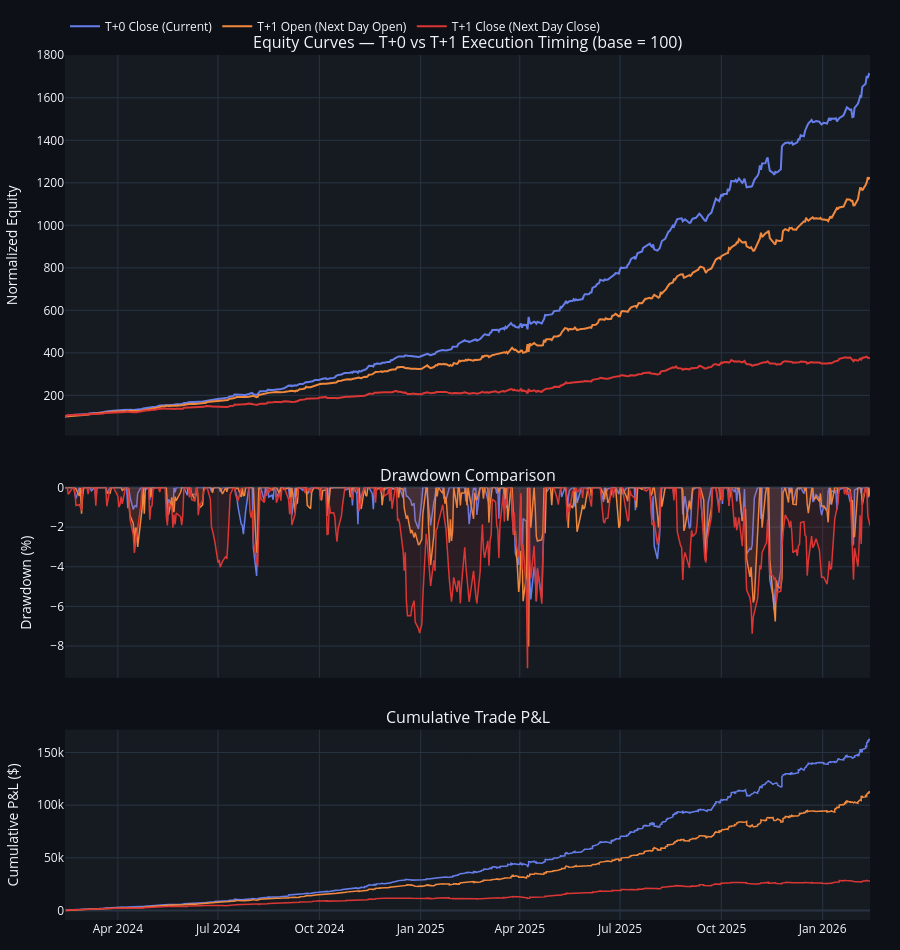

Write notebook code for a chart like this one.
### Markdown cell above
## T+1 Execution Bias — 3-Way Comparison

Side-by-side metrics table + overlaid equity curves across all 3 execution timing scenarios. Quantifies how much alpha erodes under realistic T+1 execution constraints.

### Code cell
# ============================================================================
# 3-WAY SCENARIO COMPARISON: T+0 Close vs T+1 Open vs T+1 Close
# ============================================================================
import plotly.graph_objects as go
from plotly.subplots import make_subplots
import numpy as np

# ── Color scheme ──
SCENARIO_COLORS = {
    'T+0 Close': '#667eea',    # Blue (baseline)
    'T+1 Open':  '#f0883e',    # Orange
    'T+1 Close': '#da3633',    # Red
}
SCENARIO_LABELS = {
    'T+0 Close': 'T+0 Close (Current)',
    'T+1 Open':  'T+1 Open (Next Day Open)',
    'T+1 Close': 'T+1 Close (Next Day Close)',
}

def _cagr(eq_curve):
    """Compute CAGR from equity curve."""
    if eq_curve is None or len(eq_curve) < 2:
        return 0.0
    years = (eq_curve.index[-1] - eq_curve.index[0]).days / 365.25
    if years <= 0:
        return 0.0
    return ((eq_curve.iloc[-1] / eq_curve.iloc[0]) ** (1 / years) - 1) * 100

assert len(scenario_results) == 3, (
    f"Expected 3 scenarios, got {len(scenario_results)}. "
    "Run all 3 scenario cells above first."
)

baseline  = scenario_results['T+0 Close']
t1_open   = scenario_results['T+1 Open']
t1_close  = scenario_results['T+1 Close']

# ════════════════════════════════════════════════════════════════════════
# METRICS TABLE
# ════════════════════════════════════════════════════════════════════════
print("=" * 100)
print("  T+1 EXECUTION BIAS ANALYSIS — 3-Way Scenario Comparison")
print("=" * 100)

header = f"\n  {'Metric':<22s} {'T+0 Close':>14s} {'T+1 Open':>14s} {'T+1 Close':>14s} {'Δ T+1 Open':>12s} {'Δ T+1 Close':>12s}"
print(header)
print("  " + "─" * 96)

rows = [
    ('Total Return (%)',  'total_return_pct',  '{:>13.1f}%'),
    ('Sharpe Ratio',      'sharpe_ratio',      '{:>14.2f}'),
    ('Max Drawdown (%)',  'max_drawdown_pct',  '{:>13.1f}%'),
    ('Win Rate (%)',      'win_rate',          '{:>13.1f}%'),
    ('Total Trades',      'total_trades',      '{:>14d}'),
    ('Final Equity ($)',  'final_equity',      '${:>12,.0f}'),
]

for label, key, fmt in rows:
    v0 = baseline[key]
    v1 = t1_open[key]
    v2 = t1_close[key]
    d1 = v1 - v0
    d2 = v2 - v0

    if isinstance(v0, int):
        line = f"  {label:<22s} {v0:>14d} {v1:>14d} {v2:>14d} {d1:>+12d} {d2:>+12d}"
    elif 'Equity' in label:
        line = f"  {label:<22s} ${v0:>12,.0f} ${v1:>12,.0f} ${v2:>12,.0f} ${d1:>+10,.0f} ${d2:>+10,.0f}"
    elif '%' in fmt:
        line = f"  {label:<22s} {v0:>13.1f}% {v1:>13.1f}% {v2:>13.1f}% {d1:>+11.1f}% {d2:>+11.1f}%"
    else:
        line = f"  {label:<22s} {v0:>14.2f} {v1:>14.2f} {v2:>14.2f} {d1:>+12.2f} {d2:>+12.2f}"
    print(line)

# CAGR row
cagr_0 = _cagr(baseline.get('equity_curve'))
cagr_1 = _cagr(t1_open.get('equity_curve'))
cagr_2 = _cagr(t1_close.get('equity_curve'))
print(f"  {'CAGR (%)':<22s} {cagr_0:>13.1f}% {cagr_1:>13.1f}% {cagr_2:>13.1f}% {cagr_1 - cagr_0:>+11.1f}% {cagr_2 - cagr_0:>+11.1f}%")

# ════════════════════════════════════════════════════════════════════════
# BIAS ASSESSMENT
# ════════════════════════════════════════════════════════════════════════
sharpe_0 = baseline['sharpe_ratio']
sharpe_1 = t1_open['sharpe_ratio']
sharpe_2 = t1_close['sharpe_ratio']

decay_open  = (1 - sharpe_1 / sharpe_0) * 100 if sharpe_0 != 0 else 0
decay_close = (1 - sharpe_2 / sharpe_0) * 100 if sharpe_0 != 0 else 0

print(f"\n  {'─' * 96}")
print(f"  BIAS ASSESSMENT")
print(f"  {'─' * 96}")
print(f"  Sharpe decay (T+0 → T+1 Open):  {decay_open:+.1f}%  ({sharpe_0:.2f} → {sharpe_1:.2f})")
print(f"  Sharpe decay (T+0 → T+1 Close): {decay_close:+.1f}%  ({sharpe_0:.2f} → {sharpe_2:.2f})")

if sharpe_1 > 2.0 and sharpe_2 > 1.5:
    verdict = "✅ STRONG — Strategy survives T+1 execution with solid alpha"
elif sharpe_1 > 1.0:
    verdict = "⚠️  MODERATE — Meaningful alpha erosion but strategy remains viable"
elif sharpe_1 > 0:
    verdict = "🟡 MARGINAL — Strategy barely survives T+1 delay"
else:
    verdict = "❌ FAIL — Alpha fully explained by T+0 look-ahead bias"
print(f"\n  Verdict: {verdict}")

print(f"\n  📌 VM Context: Executes at 3:55 PM ET (5 min before close)")
print(f"     → Real-world fill is between T+0 Close and T+1 Open")
print(f"     → Expected Sharpe range: {sharpe_1:.2f} (T+1 Open) to {sharpe_0:.2f} (T+0 Close)")

# ════════════════════════════════════════════════════════════════════════
# 3-PANEL VISUALIZATION
# ════════════════════════════════════════════════════════════════════════
fig = make_subplots(
    rows=3, cols=1, shared_xaxes=True,
    row_heights=[0.50, 0.25, 0.25],
    vertical_spacing=0.06,
    subplot_titles=[
        'Equity Curves — T+0 vs T+1 Execution Timing (base = 100)',
        'Drawdown Comparison',
        'Cumulative Trade P&L',
    ],
)

# Panel 1 — Normalized equity curves
for name in ['T+0 Close', 'T+1 Open', 'T+1 Close']:
    eq = scenario_results[name].get('equity_curve')
    if eq is not None and len(eq) > 0:
        eq_norm = eq / eq.iloc[0] * 100
        fig.add_trace(go.Scatter(
            x=eq_norm.index, y=eq_norm.values,
            mode='lines', name=SCENARIO_LABELS[name],
            line=dict(color=SCENARIO_COLORS[name], width=2),
        ), row=1, col=1)

# Panel 2 — Drawdowns
for name in ['T+0 Close', 'T+1 Open', 'T+1 Close']:
    eq = scenario_results[name].get('equity_curve')
    if eq is not None and len(eq) > 0:
        peak = eq.cummax()
        dd = (eq - peak) / peak * 100
        color = SCENARIO_COLORS[name]
        # Parse hex to rgba for fill
        r, g, b = int(color[1:3], 16), int(color[3:5], 16), int(color[5:7], 16)
        fig.add_trace(go.Scatter(
            x=dd.index, y=dd.values,
            mode='lines', name=f'{name} DD',
            line=dict(color=color, width=1.5),
            fill='tozeroy', fillcolor=f'rgba({r},{g},{b},0.1)',
            showlegend=False,
        ), row=2, col=1)

# Panel 3 — Cumulative trade P&L
for name in ['T+0 Close', 'T+1 Open', 'T+1 Close']:
    trades_df = scenario_results[name].get('trades_df')
    if trades_df is not None and len(trades_df) > 0:
        sorted_trades = trades_df.sort_values('exit_date')
        cum_pnl = sorted_trades['pnl'].cumsum()
        fig.add_trace(go.Scatter(
            x=sorted_trades['exit_date'], y=cum_pnl.values,
            mode='lines', name=f'{name} Cum P&L',
            line=dict(color=SCENARIO_COLORS[name], width=1.5),
            showlegend=False,
        ), row=3, col=1)

fig.update_layout(
    height=950, autosize=True,
    template='plotly_dark',
    paper_bgcolor='#0d1117', plot_bgcolor='#161b22',
    legend=dict(orientation='h', x=0, y=1.05),
    margin=dict(l=60, r=30, t=40, b=30),
)
fig.update_yaxes(title_text='Normalized Equity', row=1, col=1)
fig.update_yaxes(title_text='Drawdown (%)', row=2, col=1)
fig.update_yaxes(title_text='Cumulative P&L ($)', row=3, col=1)

fig.show()
plt.close('all')

# ── Export comparison to CSV ──
comparison_df = pd.DataFrame({
    'Metric': ['Total Return (%)', 'Sharpe Ratio', 'Max Drawdown (%)', 'Win Rate (%)',
               'Total Trades', 'Final Equity ($)', 'CAGR (%)'],
    'T+0 Close': [baseline['total_return_pct'], sharpe_0, baseline['max_drawdown_pct'],
                  baseline['win_rate'], baseline['total_trades'], baseline['final_equity'], cagr_0],
    'T+1 Open':  [t1_open['total_return_pct'], sharpe_1, t1_open['max_drawdown_pct'],
                  t1_open['win_rate'], t1_open['total_trades'], t1_open['final_equity'], cagr_1],
    'T+1 Close': [t1_close['total_return_pct'], sharpe_2, t1_close['max_drawdown_pct'],
                  t1_close['win_rate'], t1_close['total_trades'], t1_close['final_equity'], cagr_2],
})
export_path = project_root / 'data' / 'snapshots' / 't1_bias_comparison.csv'
comparison_df.to_csv(export_path, index=False)
print(f"\n📄 Comparison exported to: {export_path}")

### Figure 1 — Plotly figure (JSON) as saved in the notebook; plotly's stock layout.template omitted (floating-point values rounded to 4 significant figures; data arrays with more than 128 entries replaced by an {"elided": "..."} marker saying what was removed)
{"data": [{"line": {"color": "#667eea", "width": 2}, "mode": "lines", "name": "T+0 Close (Current)", "type": "scatter", "x": {"elided": "503 str values"}, "xaxis": "x", "y": {"elided": "503 float values"}, "yaxis": "y"}, {"line": {"color": "#f0883e", "width": 2}, "mode": "lines", "name": "T+1 Open (Next Day Open)", "type": "scatter", "x": {"elided": "503 str values"}, "xaxis": "x", "y": {"elided": "503 float values"}, "yaxis": "y"}, {"line": {"color": "#da3633", "width": 2}, "mode": "lines", "name": "T+1 Close (Next Day Close)", "type": "scatter", "x": {"elided": "503 str values"}, "xaxis": "x", "y": {"elided": "503 float values"}, "yaxis": "y"}, {"fill": "tozeroy", "fillcolor": "rgba(102,126,234,0.1)", "line": {"color": "#667eea", "width": 1.5}, "mode": "lines", "name": "T+0 Close DD", "showlegend": false, "type": "scatter", "x": {"elided": "503 str values"}, "xaxis": "x2", "y": {"elided": "503 float values"}, "yaxis": "y2"}, {"fill": "tozeroy", "fillcolor": "rgba(240,136,62,0.1)", "line": {"color": "#f0883e", "width": 1.5}, "mode": "lines", "name": "T+1 Open DD", "showlegend": false, "type": "scatter", "x": {"elided": "503 str values"}, "xaxis": "x2", "y": {"elided": "503 float values"}, "yaxis": "y2"}, {"fill": "tozeroy", "fillcolor": "rgba(218,54,51,0.1)", "line": {"color": "#da3633", "width": 1.5}, "mode": "lines", "name": "T+1 Close DD", "showlegend": false, "type": "scatter", "x": {"elided": "503 str values"}, "xaxis": "x2", "y": {"elided": "503 float values"}, "yaxis": "y2"}, {"line": {"color": "#667eea", "width": 1.5}, "mode": "lines", "name": "T+0 Close Cum P&L", "showlegend": false, "type": "scatter", "x": {"elided": "1564 str values"}, "xaxis": "x3", "y": {"elided": "1564 float values"}, "yaxis": "y3"}, {"line": {"color": "#f0883e", "width": 1.5}, "mode": "lines", "name": "T+1 Open Cum P&L", "showlegend": false, "type": "scatter", "x": {"elided": "1552 str values"}, "xaxis": "x3", "y": {"elided": "1552 float values"}, "yaxis": "y3"}, {"line": {"color": "#da3633", "width": 1.5}, "mode": "lines", "name": "T+1 Close Cum P&L", "showlegend": false, "type": "scatter", "x": {"elided": "1555 str values"}, "xaxis": "x3", "y": {"elided": "1555 float values"}, "yaxis": "y3"}], "layout": {"annotations": [{"font": {"size": 16}, "showarrow": false, "text": "Equity Curves — T+0 vs T+1 Execution Timing (base = 100)", "x": 0.5, "xanchor": "center", "xref": "paper", "y": 1, "yanchor": "bottom", "yref": "paper"}, {"font": {"size": 16}, "showarrow": false, "text": "Drawdown Comparison", "x": 0.5, "xanchor": "center", "xref": "paper", "y": 0.5, "yanchor": "bottom", "yref": "paper"}, {"font": {"size": 16}, "showarrow": false, "text": "Cumulative Trade P&L", "x": 0.5, "xanchor": "center", "xref": "paper", "y": 0.22, "yanchor": "bottom", "yref": "paper"}], "autosize": true, "height": 950, "legend": {"orientation": "h", "x": 0, "y": 1.05}, "margin": {"b": 30, "l": 60, "r": 30, "t": 40}, "paper_bgcolor": "#0d1117", "plot_bgcolor": "#161b22", "xaxis": {"anchor": "y", "domain": [0, 1], "matches": "x3", "showticklabels": false}, "xaxis2": {"anchor": "y2", "domain": [0, 1], "matches": "x3", "showticklabels": false}, "xaxis3": {"anchor": "y3", "domain": [0, 1]}, "yaxis": {"anchor": "x", "domain": [0.56, 1], "title": {"text": "Normalized Equity"}}, "yaxis2": {"anchor": "x2", "domain": [0.28, 0.5], "title": {"text": "Drawdown (%)"}}, "yaxis3": {"anchor": "x3", "domain": [0, 0.22], "title": {"text": "Cumulative P&L ($)"}}}}
